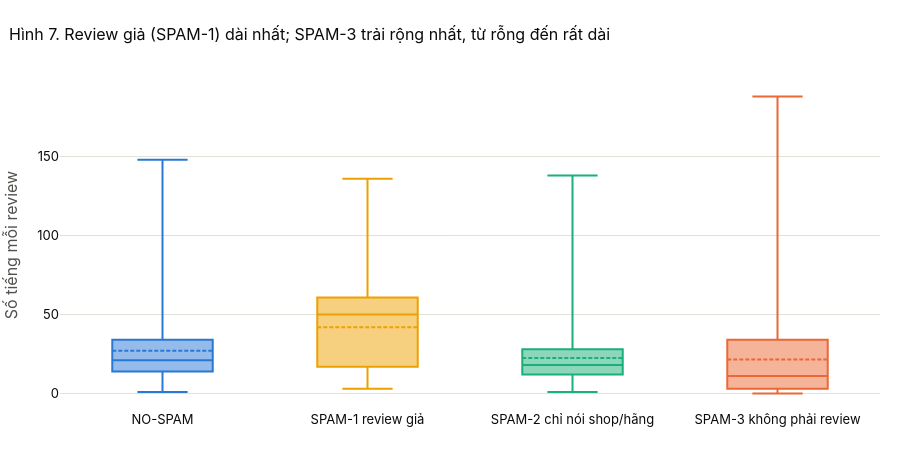

The cell this chart's notebook holds for it:
### Markdown cell above
### 5.5 Độ dài review có khác nhau giữa các loại spam không?

Mỗi hộp thể hiện 50% review ở giữa của một lớp: từ phân vị 25% đến 75%, đường liền là trung vị, đường nét đứt là trung bình. Hai râu dừng ở độ dài xa nhất còn nằm trong khoảng 1,5 lần chiều cao hộp tính từ mép hộp (quy tắc Tukey). Các review dài hơn râu không được vẽ để hình gọn. Rê chuột để xem các giá trị này.

### Code cell
fig = go.Figure()
for type_name in TYPE_NAMES.values():
    fig.add_trace(go.Box(y=train.loc[train["type_name"] == type_name, "n_syllables"], name=type_name,
                         marker_color=TYPE_COLORS[type_name], boxmean=True, boxpoints=False))
show_fig(fig, "Review giả (SPAM-1) dài nhất; SPAM-3 trải rộng nhất, từ rỗng đến rất dài",
         yaxis_title="Số tiếng mỗi review", height=460, showlegend=False)

### Figure 1 — Plotly figure (JSON) as saved in the notebook; plotly's stock layout.template omitted (floating-point values rounded to 4 significant figures; data arrays with more than 128 entries replaced by an {"elided": "..."} marker saying what was removed)
{"data": [{"boxmean": true, "boxpoints": false, "marker": {"color": "#2a78d6"}, "name": "NO-SPAM", "type": "box", "y": {"elided": "10585 int values"}}, {"boxmean": true, "boxpoints": false, "marker": {"color": "#eda100"}, "name": "SPAM-1 review giả", "type": "box", "y": {"elided": "195 int values"}}, {"boxmean": true, "boxpoints": false, "marker": {"color": "#1baf7a"}, "name": "SPAM-2 chỉ nói shop/hãng", "type": "box", "y": {"elided": "1087 int values"}}, {"boxmean": true, "boxpoints": false, "marker": {"color": "#eb6834"}, "name": "SPAM-3 không phải review", "type": "box", "y": {"elided": "2439 int values"}}], "layout": {"height": 460, "showlegend": false, "title": {"text": "Hình 7. Review giả (SPAM-1) dài nhất; SPAM-3 trải rộng nhất, từ rỗng đến rất dài"}, "yaxis": {"title": {"text": "Số tiếng mỗi review"}}}}
